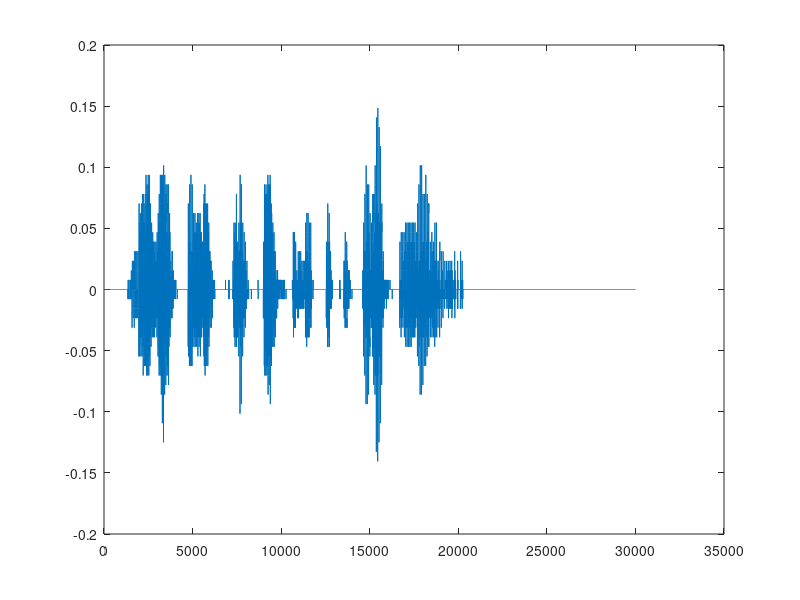
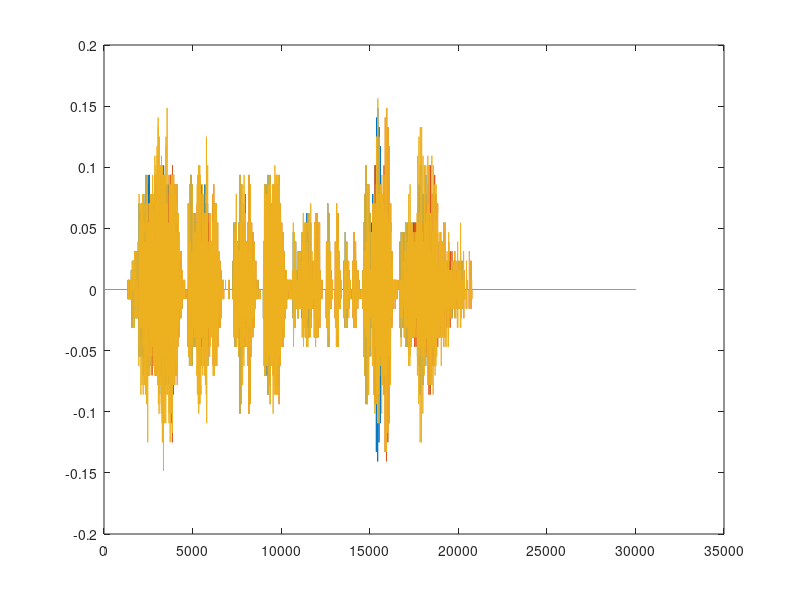

Write MATLAB code to recreate these figures, in order.

    

    load('voice.mat');
sound(y);
pause(3);
plot(y);
l = length(y);
d = 500;
y2 = zeros(length(y), 1);
y2(d+1:end,1) = y(1:l-d);
y3 = y + y2;
sound(y3, 8000);
figure;
plot(1:l, [y';y2';y3']);